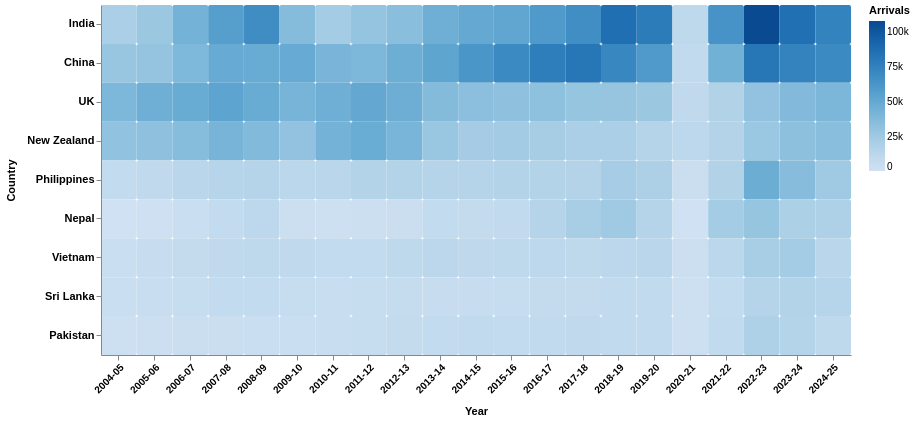

The specification (Vega-Lite) saved for this image:
### Vega-Lite specification from a JSON file in a GitHub repository (floating-point values rounded to 4 significant figures; data arrays with more than 128 entries replaced by an {"elided": "..."} marker saying what was removed)
{"$schema": "https://vega.github.io/schema/vega-lite/v5.json", "width": 750, "height": 350, "background": "#ffffff", "config": {"view": {"stroke": null}}, "data": {"values": {"elided": "189 records"}}, "mark": {"type": "rect", "cornerRadius": 2}, "encoding": {"x": {"field": "year", "type": "ordinal", "axis": {"labelAngle": -45, "title": "Year", "labelFontSize": 10, "labelFontWeight": "bold", "titlePadding": 10}}, "y": {"field": "country", "type": "nominal", "sort": ["India", "China", "UK", "New Zealand", "Philippines", "Nepal", "Vietnam", "Sri Lanka", "Pakistan"], "axis": {"title": "Country", "labelFontSize": 11, "titleFontWeight": "bold", "titlePadding": 10, "labelFontWeight": "bold"}}, "color": {"field": "arrivals", "type": "quantitative", "scale": {"scheme": "blues"}, "legend": {"title": "Arrivals", "labelExpr": "datum.value === 0 ? '0' : (datum.value/1000) + 'k'", "orient": "right", "direction": "vertical", "gradientLength": 150, "values": [0, 25000, 50000, 75000, 100000]}}, "tooltip": [{"field": "country", "title": "Country"}, {"field": "year", "title": "Year"}, {"field": "arrivals", "title": "Arrivals", "format": ","}]}}
